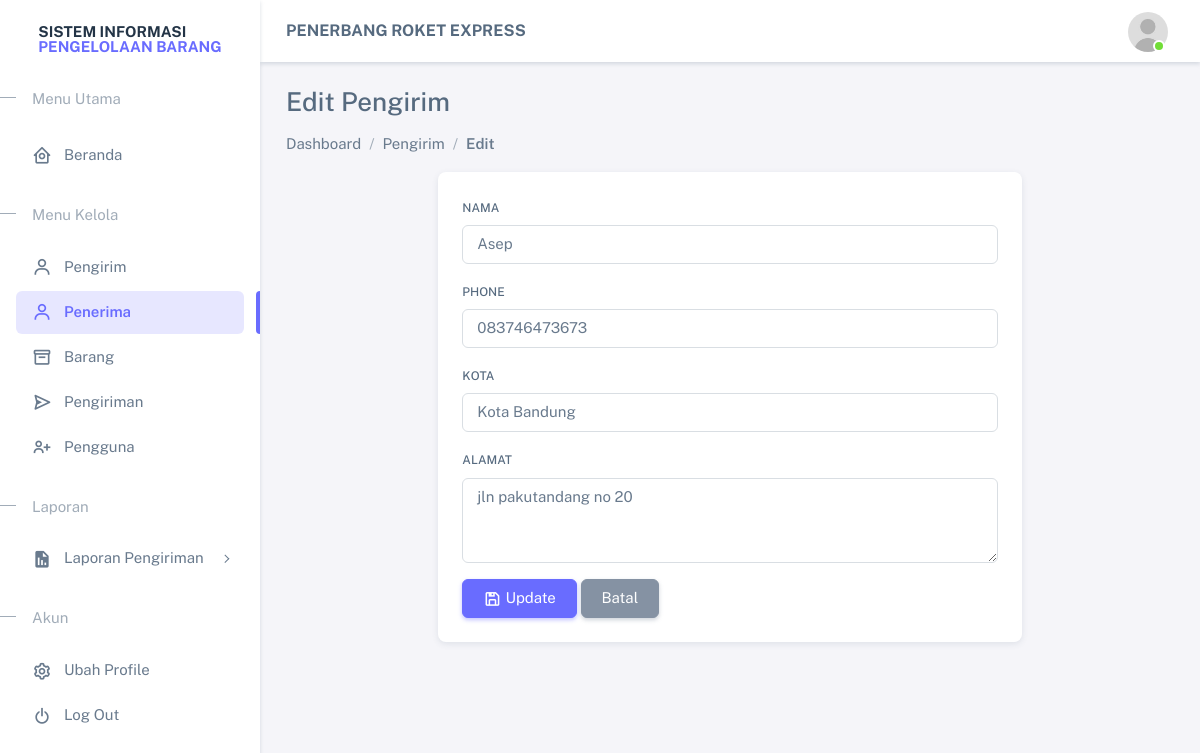
/pages/receivers/edit.php?id=1 (signed in), run on the app's committed database.
### tables this page shows
CREATE TABLE IF NOT EXISTS `receivers` (
  `id` int NOT NULL AUTO_INCREMENT,
  `name` varchar(255) NOT NULL,
  `phone` varchar(255) NOT NULL,
  `address` varchar(255) NOT NULL,
  `city` varchar(255) NOT NULL,
  PRIMARY KEY (`id`)
);

### app/function/function.php (called while the page is built, shortened)
<?php
require_once __DIR__ . '/../connection.php';
function query($sql, $params = [])
{
    global $conn;
    if (empty($params)) {
        $result = mysqli_query($conn, $sql);
        $rows = [];
        while ($row = mysqli_fetch_object($result)) {
            $rows[] = $row;
        }
        return $rows;
    }
    $rows = [];
    return $rows;
}

### pages/receivers/edit.php (the view, shortened to what this page needs)
<?php
require('./../../app/function/function.php');
$id = $_GET['id'] ?? null;
$receiver = query("SELECT * FROM receivers WHERE id = $id")[0] ?? null;
include('./../../views/layouts/main-header.php');
?>
<div class="d-flex align-items-center justify-content-center row">
    <div class="col-sm-8">
        <div class="card">
            <div class="card-body">
                <form method="POST" action="">
                    <div class="mb-3">
                        <label class="form-label">Nama</label>
                        <input type="text" name="name" value="<?= htmlspecialchars($receiver->name) ?>"
                            class="form-control" required>
                    </div>
                    <div class="mb-3">
                        <label class="form-label">Phone</label>
                        <input type="number" name="phone" value="<?= htmlspecialchars($receiver->phone) ?>"
                            class="form-control" required>
                    </div>
                    <div class="mb-3">
                        <label class="form-label">Kota</label>
                        <input type="text" name="city" value="<?= htmlspecialchars($receiver->city) ?>"
                            class="form-control" required>
                    </div>
                    <div class="mb-3">
                        <label class="form-label">Alamat</label>
                        <textarea name="address" class="form-control" rows="3"
                            required><?= htmlspecialchars($receiver->address) ?></textarea>
                    </div>
                    <button type="submit" name="submit" class="btn btn-primary">
                        <i class="bx bx-save"></i> Update
                    </button>
                    <a href="index.php" class="btn btn-secondary">Batal</a>
                </form>
            </div>
        </div>
    </div>
</div>
<?php include('./../../views/layouts/main-footer.php') ?>

### data on the page
receivers: name "Asep", phone "083746473673", city "Kota Bandung", address "jln pakutandang no 20"

### other printed values
$title "Edit Pengirim"
$item['label'] "Dashboard"
$item['label'] "Pengirim"
$item['label'] "Edit"
